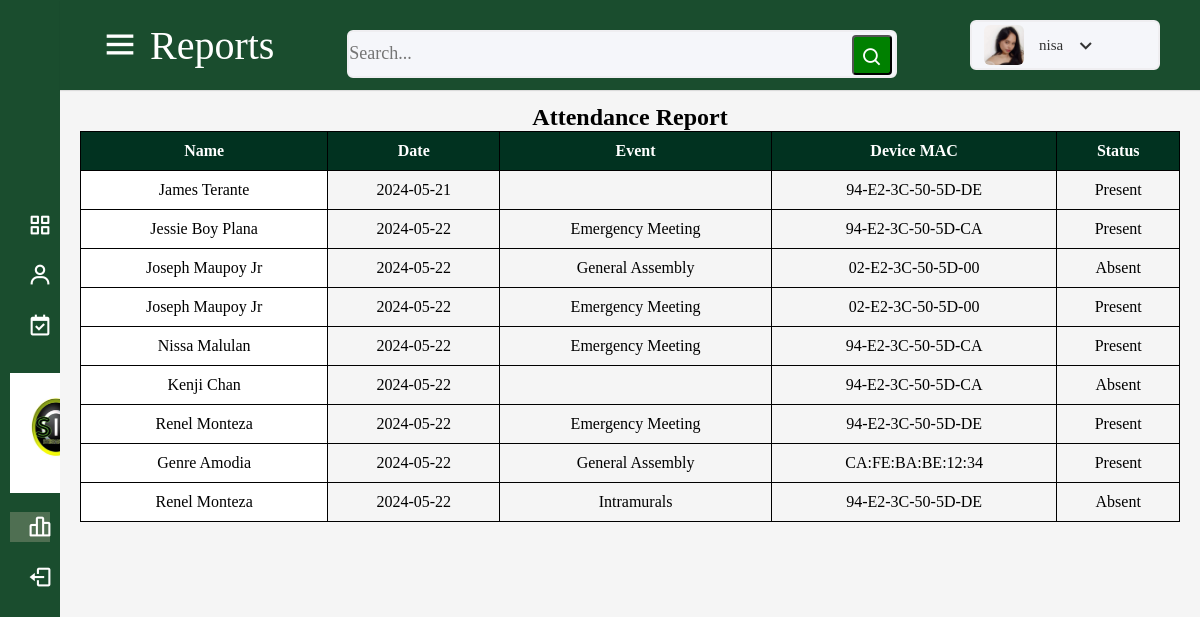
The app's page /SITS_attendance/index.php?page=reports (signed in) with its own data.
### tables this page shows
CREATE TABLE `users` (
  `id` bigint(20) NOT NULL,
  `user_id` bigint(20) NOT NULL,
  `user_name` varchar(100) NOT NULL,
  `password` varchar(100) NOT NULL,
  `date` int(11) NOT NULL DEFAULT current_timestamp()
);

CREATE TABLE `attendance` (
  `attendance_id` int(11) NOT NULL,
  `student_id` int(11) DEFAULT NULL,
  `date` date DEFAULT current_timestamp(),
  `status` enum('present','absent') DEFAULT NULL,
  `event_id` int(11) DEFAULT NULL,
  `student_name` varchar(255) DEFAULT NULL,
  `device_mac` varchar(17) DEFAULT NULL
);

CREATE TABLE `students` (
  `student_id` int(11) NOT NULL,
  `student_name` varchar(255) NOT NULL,
  `year_level` int(11) NOT NULL,
  `device_mac` varchar(17) NOT NULL
);

CREATE TABLE `events` (
  `event_id` int(11) NOT NULL,
  `event_name` varchar(255) NOT NULL,
  `event_date` date NOT NULL DEFAULT current_timestamp(),
  `event_time` time NOT NULL
);

### SITS_attendance/function.php (called while the page is built, shortened)
<?php
function check_login($conn)
{
    if(isset($_SESSION['user_id']))
    {
        $user_id = $_SESSION['user_id'];
        $query = "SELECT * FROM users WHERE user_id = ? LIMIT 1";
        $stmt = $conn->prepare($query);
        $stmt->bind_param("s", $user_id);
        $stmt->execute();
        $result = $stmt->get_result();
        if($result && mysqli_num_rows($result) > 0)
        {
            $user_data = mysqli_fetch_assoc($result);
            return $user_data;
        }
    }
    die;
}
?>

### SITS_attendance/functions.php (the view, shortened to what this page needs)
<?php
include 'conn.php';
function generateReport() {
    global $conn;
    $sql = "SELECT students.student_name, attendance.date, attendance.status, events.event_name, attendance.device_mac
        FROM attendance
        JOIN students ON attendance.student_id = students.student_id
        LEFT JOIN events ON attendance.event_id = events.event_id
        ORDER BY attendance.date ASC";
    $result = $conn->query($sql);
    if ($result->num_rows > 0) {
        echo "<div class='table-container'>";
        echo "<table>";
        echo "<tr>
                <th class='sticky-header' style='padding: 10px;'>Name</th>
                <th class='sticky-header' style='padding: 10px;'>Date</th>
                <th class='sticky-header' style='padding: 10px;'>Event</th>
                <th class='sticky-header' style='padding: 10px;'>Device MAC</th>
                <th class='sticky-header' style='padding: 10px;'>Status</th>
              </tr>";
        while($row = $result->fetch_assoc()) {
            echo "<tr>";
            echo "<td class='sticky-column' style='padding: 10px;'>" . $row["student_name"] . "</td>";
            echo "<td style='padding: 10px;'>" . $row["date"] . "</td>";
            echo "<td style='padding: 10px;'>" . $row["event_name"] . "</td>";
            echo "<td style='padding: 10px;'>" . $row["device_mac"] . "</td>";
            echo "<td style='padding: 10px;'>" . ucfirst($row["status"]) . "</td>";
            echo "</tr>";
        }
        echo "</table>";
        echo "</div>";
    } else {
        echo "<p style='text-align: center; margin-top: 40px;'>No records found.</p>";
    }
}
?>

### SITS_attendance/index.php (shortened to what this page needs)
<?php
	include("conn.php");
	include("function.php");
    include ('functions.php');
$user_data = check_login($conn);
$page = isset($_GET['page']) ? $_GET['page'] : 'dashboard';
?>
<!DOCTYPE html>
<html lang="en">
<head>
    <link rel="stylesheet" href="https://cdn.jsdelivr.net/npm/boxicons@2.1.0/css/boxicons.min.css">
</head>
<body>
<div class="sidebar">
    <ul class="nav-links">
        <li>
            <a href="?page=dashboard" class="<?php echo ($page == 'dashboard') ? 'active' : ''; ?>">
                <i class="bx bx-grid-alt"></i>
                <span class="links_name">Dashboard</span>
            </a>
        </li>
        <li>
            <a href="?page=students" class="<?php echo ($page == 'students') ? 'active' : ''; ?>">
                <i class="bx bx-user"></i>
                <span class="links_name">Students</span>
            </a>
        </li>
        <li>
            <a href="?page=attendance" class="<?php echo ($page == 'attendance') ? 'active' : ''; ?>">
                <i class="bx bx-calendar-check"></i>
                <span class="links_name">Take Attendance</span>
            </a>
        </li>
        <br>
        <div class="logo-details">
        </div>
        <br>
        <br>
        <br>
        <li>
            <a href="?page=reports" class="<?php echo ($page == 'reports') ? 'active' : ''; ?>">
                <i class="bx bx-bar-chart-alt-2"></i>
                <span class="links_name">Reports</span>
            </a>
        </li>
        <li>
            <a href="logout.php" class="<?php echo ($page == 'logout') ? 'active' : ''; ?>">
                <i class='bx bx-log-out'></i>
                <span class="links_name">Logout</span>
            </a>
        </li>
    </ul>
</div>
<div class="home-section">
    <nav>
        <div class="sidebar-button">
            <i class="bx bx-menu"></i>
            <span class="dashboard">
                <?php
                switch($page){
                    case 'reports':
                        echo 'Reports';
                        break;
                }
                ?>
            </span>
        </div>
        <div class="search-box">
        <input type="text" id="searchInput" placeholder="Search..." onkeyup="searchTable()">
            <button class="bx bx-search"></button>
        </div>
        <div class="profile-details">
            <?php
            $username = $user_data['user_name'];
            $profile_picture = ($username === 'nisa') ? 'nisa.jpg' : 'avatar.jpg';
            ?>
            <img src="<?php echo $profile_picture; ?>" alt="Profile Picture">
            <span class="admin_name"><?php echo $username; ?></span>
            <i class="bx bx-chevron-down"></i>
        </div>
    </nav>
    <div class="home-content"></div>
    <div class="contentToSearch">
        <?php
        switch($page){
            case 'reports':
                echo "<h2><center>Attendance Report</center></h2>";
                echo "<div class='report-container'>";
                generateReport();
                echo "</div>";
                break;
        }
        ?>
    </div>
</body>
</html>

### SITS_attendance/index.php (style rules this page uses)
* { margin: 0; padding: 0; box-sizing: border-box; font-family: 'Bodoni MT', serif; }
.sidebar { position: fixed; height: 100%; width: 240px; background: #1A4D2E; transition: all 0.5s ease; }
.sidebar .logo-details { height: 80px; display: flex; align-items: center; }
.sidebar .nav-links { margin-top: 200px; }
.sidebar .nav-links li { position: relative; list-style: none; height: 50px; padding: 10px; }
.sidebar .nav-links li a { height: 100%; width: 100%; display: flex; align-items: center; text-decoration: none; transition: all 0.4s ease; }
.sidebar .nav-links li a.active { background: #4F6F52; }
.sidebar .nav-links li i { min-width: 60px; text-align: center; font-size: 25px; color: white; }
.sidebar .nav-links li a .links_name { color: #f8f8ff; font-size: 17px; font-weight: 400; white-space: nowrap; font-family: Verdana, Geneva, Tahoma, sans-serif; }
.home-section { position: relative; background: #f5f5f5; min-height: 100vh; width: calc(100% - 240px); left: 240px; transition: all 0.5s ease; }
.home-section nav { display: flex; justify-content: space-between; height: 90px; background: #1A4D2E; align-items: center; position: fixed; width: calc(100% - 240px); left: 240px; z-index: 100; padding: 0 40px; box-shadow: 0 1px 1px rgba(0, 0, 0, 0.1); transition: all 0.5s ease; }
.home-section nav .sidebar-button { display: flex; align-items: center; font-size: 40px; font-weight: 500; }
nav .sidebar-button i { font-size: 40px; margin-right: 10px; color: #fff; }
nav .sidebar-button .dashboard { color: #fff; }
.home-section nav .search-box { position: relative; height: 50px; max-width: 550px; width: 100%; margin: 0 20px; }
nav .search-box input { height: 95%; width: 100%; outline: none; margin-top: 10px; background: #F5F6FA; border: 2px solid hsl(260, 10%, 94%); border-radius: 6px; font-size: 18px; }
nav .search-box .bx-search { position: absolute; margin-top: 10px; height: 40px; width: 40px; background: green; right: 5px; top: 50%; transform: translateY(-50%); border-radius: 4px; line-height: 40px; text-align: center; color: #fff; font-size: 22px; transition: all 0.4s ease; }
.home-section nav .profile-details { display: flex; align-items: center; background: #F5F6FA; border: 2px solid #EFEEF1; border-radius: 6px; height: 50px; min-width: 190px; padding: 0 15px 0 2px; }
nav .profile-details img { height: 40px; width: 40px; border-radius: 6px; object-fit: cover; }
nav .profile-details .admin_name { font-size: 15px; font-weight: 500; color: #333; margin: 0 10px; white-space: nowrap; }
nav .profile-details i { font-size: 25px; color: #333; }
.home-section .home-content { position: relative; padding-top: 104px; }
@media (max-width: 1240px) { .sidebar { width: 60px; } }
@media (max-width: 1240px) { .home-section { width: calc(100% - 60px); left: 60px; } }
@media (max-width: 1240px) { .home-section nav { width: calc(100% - 60px); left: 60px; } }
img { width: 50px; margin-left: 10px; margin-right: 5px; }

### SITS_attendance/functions.php (style rules this page uses)
.table-container { overflow-x: auto; margin-left: 20px; margin-right: 20px; height: 400px; overflow-y: auto; position: relative; }
table { border-collapse: collapse; width: 100%; }
th, td { padding: 10px; border: 1px solid #000; text-align: center; }
th { background-color: #013220; color: white; position: sticky; top: 0; z-index: 2; }
td { position: relative; z-index: 1; }
.sticky-column { position: sticky; left: 0; background-color: #fff; z-index: 1; }
.sticky-header { z-index: 3; }

### records on screen
users: user_name (picture), user_name "nisa"
attendance: student.student_name "James Terante", date "2024-05-21", device_mac "94-E2-3C-50-5D-DE", status "Present"
attendance: student.student_name "Jessie Boy Plana", date "2024-05-22", event.event_name "Emergency Meeting", device_mac "94-E2-3C-50-5D-CA", status "Present"
attendance: student.student_name "Joseph Maupoy Jr", date "2024-05-22", event.event_name "General Assembly", device_mac "02-E2-3C-50-5D-00", status "Absent"
attendance: student.student_name "Joseph Maupoy Jr", date "2024-05-22", event.event_name "Emergency Meeting", device_mac "02-E2-3C-50-5D-00", status "Present"
attendance: student.student_name "Nissa Malulan", date "2024-05-22", event.event_name "Emergency Meeting", device_mac "94-E2-3C-50-5D-CA", status "Present"
attendance: student.student_name "Kenji Chan", date "2024-05-22", device_mac "94-E2-3C-50-5D-CA", status "Absent"
attendance: student.student_name "Renel Monteza", date "2024-05-22", event.event_name "Emergency Meeting", device_mac "94-E2-3C-50-5D-DE", status "Present"
attendance: student.student_name "Genre Amodia", date "2024-05-22", event.event_name "General Assembly", device_mac "CA:FE:BA:BE:12:34", status "Present"
attendance: student.student_name "Renel Monteza", date "2024-05-22", event.event_name "Intramurals", device_mac "94-E2-3C-50-5D-DE", status "Absent"
